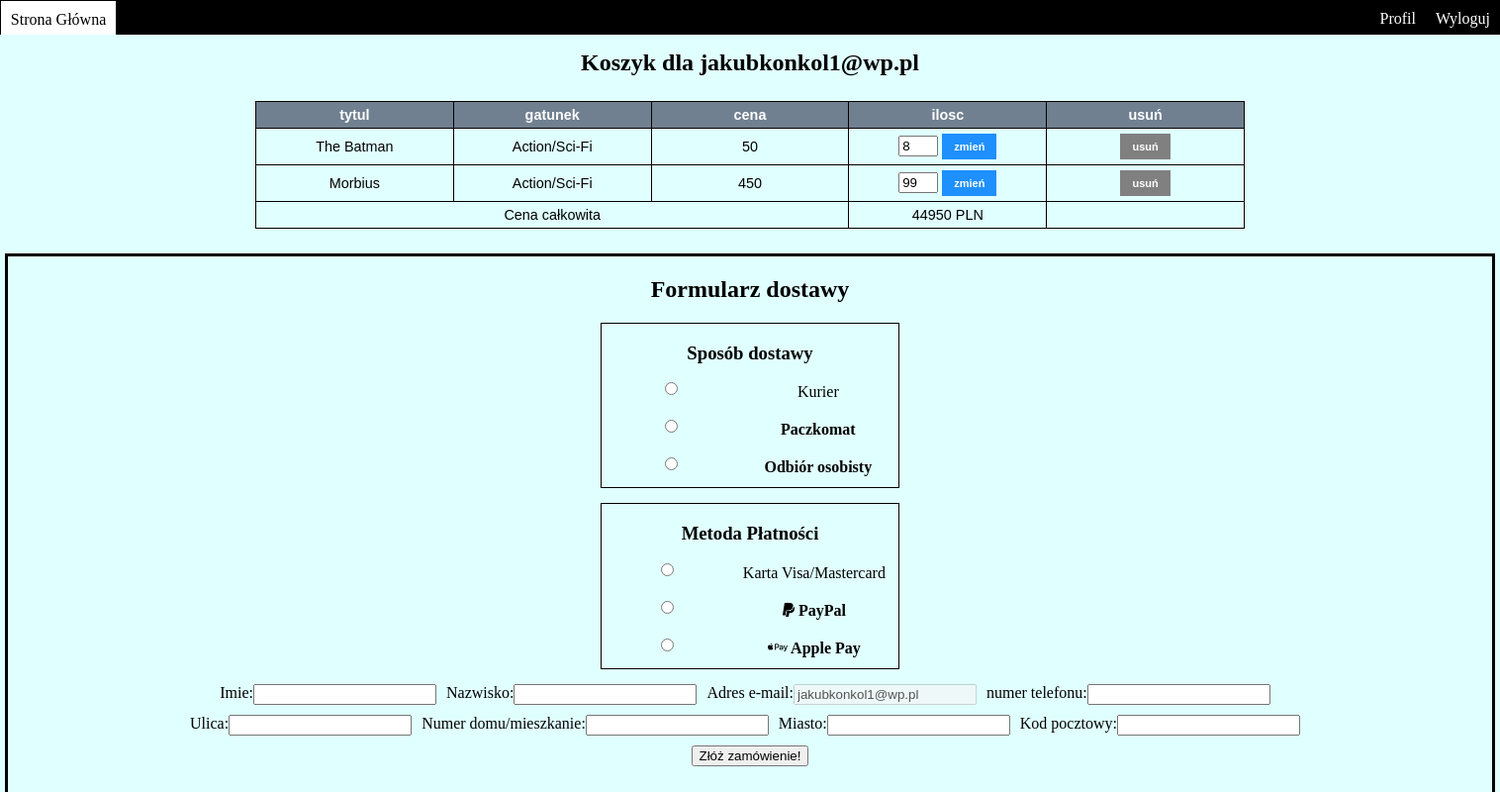
Screenshot of /koszyk.php (signed in) with the database file from the repository.
### tables this page shows
CREATE TABLE `cart` (
  `tytul` varchar(50) DEFAULT NULL,
  `gatunek` varchar(50) DEFAULT NULL,
  `cena` int(11) DEFAULT NULL,
  `user` varchar(50) DEFAULT NULL,
  `ilosc` int(11) DEFAULT NULL
);

### koszyk.php (the view, shortened to what this page needs)
<?php
require "dbconnect.php";
$user = $_SESSION['email'];
?>
<html lang="pl">
<head>
    <link rel="stylesheet" href="cssy/koszyk.css">
    <link rel='stylesheet' href='https://cdn-uicons.flaticon.com/uicons-regular-rounded/css/uicons-regular-rounded.css'>
</head>
<body>
<div class="nawigacyjny">
    <a onclick="Wyloguj()"><i class="fi fi-rr-sign-out-alt"></i> Wyloguj</a>
    <a onclick="Profil()"> <i class="fi fi-rr-user"></i> Profil</a>
    <p onClick="MainPage()"><i class="fi fi-rr-home"></i> Strona Główna </p>
</div>
<div class="bodykoszyka">
    <h2> Koszyk dla <?php echo $user; ?> </h2>
<table class="koszyktab">
    <thead>
    <th>tytul</th>
    <th>gatunek</th>
    <th>cena</th>
    <th>ilosc</th>
    <th>usuń</th>
    </thead>
    <tbody>
<?php
$zapytanie = "SELECT tytul, gatunek, cena, ilosc FROM cart WHERE user = '$user'";
$wynik = mysqli_query($polaczenie,$zapytanie);
$cena_calkowita = 0;
while($r=mysqli_fetch_row($wynik)) {
    $cena_calkowita = $cena_calkowita + (intval($r[2])*intval($r[3]));
    echo
    "
    <form action='koszyk.php' method='post'>
    <tr>
        <td> $r[0] </td>
        <td> $r[1] </td>
        <td> $r[2] </td>
        <td>
        <input style='width: 40px'type='number' min='1' max='99' name='ilosc_w_koszyku' value='$r[3]'>
        <input type='submit' value='zmień' name='update_cart_ilosc' class='editbutt'>
        </td>
        <td> <input type='submit' value='usuń' name='usun_z_koszyka' class='usunbutt'> </td>
    </tr>
     <input type='hidden' value='$r[0]' name='tytul'>
     <input type='hidden' value='$r[1]' name='gatunek'>
     <input type='hidden' value='$r[2]' name='cena'>
     <input type='hidden' value='$r[3]' name='ilosc'>
    </form>
    ";
}
echo "
<tr>
<td colspan='3'> Cena całkowita </td>
<td> $cena_calkowita PLN</td>
</tr>
</tbody>
</table>
";
?>
</div>
<div class="dostawaform" id="formularzID">
    <h2> Formularz dostawy </h2>
    <form action="koszyk.php" method="post">
        <div class="sposobdostawy">
            <h3> Sposób dostawy</h3>
            <table>
                <tr>
                    <td><input type="radio" name="sposobdostawy" required value="kurier"></td>
                    <td><span><i class="fi fi-rr-truck-side"></i> Kurier</span></td>
                </tr>
                <tr>
                   <th> <input type="radio" name="sposobdostawy" required value="paczkomat">  </th>
                   <th> <span><i class="fi fi-rr-box-alt"></i> Paczkomat</span> </th>
                </tr>
                <tr>
                    <th><input type="radio" name="sposobdostawy" required value="osobisty"></th>
                    <th> <span><i class="fi fi-rr-package"></i> Odbiór osobisty</span></th>
                </tr>
            </table>
        </div>
        <div class="sposobdostawy">
            <h3> Metoda Płatności</h3>
            <table>
                <tr>
                    <td><input type="radio" name="metodaplatnosc" required value="karta"></td>
                    <td><span><i class="fi fi-rr-credit-card"></i> Karta Visa/Mastercard</span></td>
                </tr>
                <tr>
                    <th> <input type="radio" name="metodaplatnosc" required value="paypal">  </th>
                    <th> <span><i class="fa-brands fa-paypal"></i> PayPal</span> </th>
                </tr>
                <tr>
                    <th><input type="radio" name="metodaplatnosc" required value="applepay"></th>
                    <th> <span><i class="fab fa-apple-pay"></i> Apple Pay</span></th>
                </tr>
            </table>
        </div>
        <div class="resztadostawy">
            <span>Imie:</span><input type="text" required name="imie">  <br>
            <span>Nazwisko:</span><input type="text" required name="nazwisko"> <br>
            <span>Adres e-mail:</span><input type="text" required name="email" value="<?php echo $user;  ?>" disabled> <br>
            <span>numer telefonu:</span> <input type="text" required name="telefon"> <br>
        </div>
        <div class="resztadostawy">
            <span>Ulica:</span><input type="text" required name="ulica">  <br>
            <span>Numer domu/mieszkanie:</span><input type="text" required name="nrdomu"> <br>
            <span>Miasto:</span><input type="text" required name="miasto"> <br>
            <span>Kod pocztowy:</span> <input type="text" required name="kodpocztowy"> <br>
        </div>
        <input id="formularzdostawy" name="zlozzamowienie" type="submit" value="Złóż zamówienie!">
    </form>
</div>
</body>
</html>

### cssy/koszyk.css (style rules this page uses)
table { width: 1000px; height: auto; border: 1px solid black; }
tr { border: 1px solid black; }
td { border: 1px solid black; width:150px; text-align:center; padding:5px }
th { border: 1px solid black; width:150px; text-align:center; padding:5px; background-color: slategray; color: white; }
.koszyktab { border-collapse: collapse; margin: 25px 0; font-size: 0.9em; font-family: sans-serif; min-width: 400px; box-shadow: aqua; }
.usunbutt { background-color: gray; border:none; padding: 7px 12px; text-decoration: none; display: inline-block; font-size: 11px; color:white; font-weight: bold; }
.editbutt { background-color: dodgerblue; border:none; padding: 7px 12px; text-decoration: none; display: inline-block; font-size: 11px; color:white; font-weight: bold; }
.nawigacyjny { height: 35px; width: 100%; top:0; position: fixed; overflow: hidden; background-color: black; }
.nawigacyjny a { float:right; display: block; color: white; text-align: center; padding: 10px 10px 10px 10px; background-color: black; }
.nawigacyjny p { float:left; margin-right: 30px; display: block; color: white; text-align: center; padding: 10px 10px 10px 10px; background-color: black; }
body { margin:0; background-color: lightcyan; }
p { margin:0.05em; }
.bodykoszyka { height: auto; width: 1000px; margin-left: auto; margin-right: auto; text-align: center; margin-top:50px; }
.dostawaform { margin-left: auto; margin-right: auto; border: 3px solid black; width: 1500px; min-height: 500px; }
.dostawaform form { text-align: center; }
.dostawaform h2 { text-align: center; }
.dostawaform input { margin-bottom: 10px; }
.sposobdostawy { border: 1px solid black; margin-bottom: 15px; width: 300px ; margin-left: auto; margin-right: auto; }
.sposobdostawy table { margin-top: -10px; color:black; border: none; width: 300px; }
.sposobdostawy tr { color: black; border: none; width: 200px; }
.sposobdostawy th { color: black; border: none; width: 200px; background: none; }
.sposobdostawy td { color: black; border: none; width: 200px; }
.resztadostawy { justify-content: center; display: flex; }
.resztadostawy input { margin-right: 10px; }

### rows the page displays
cart: tytul "The Batman", gatunek "Action/Sci-Fi", cena "50", ilosc_w_koszyku "8"
cart: tytul "Morbius", gatunek "Action/Sci-Fi", cena "450", ilosc_w_koszyku "99"

### other values shown
$user "jakubkonkol1@wp.pl"
$cena_calkowita "44950"
